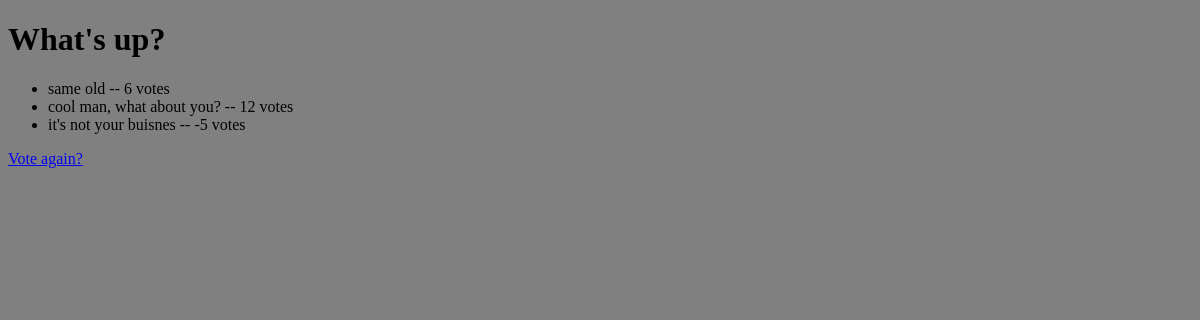
/polls/3/results/, run on an earlier commit of the app's database.
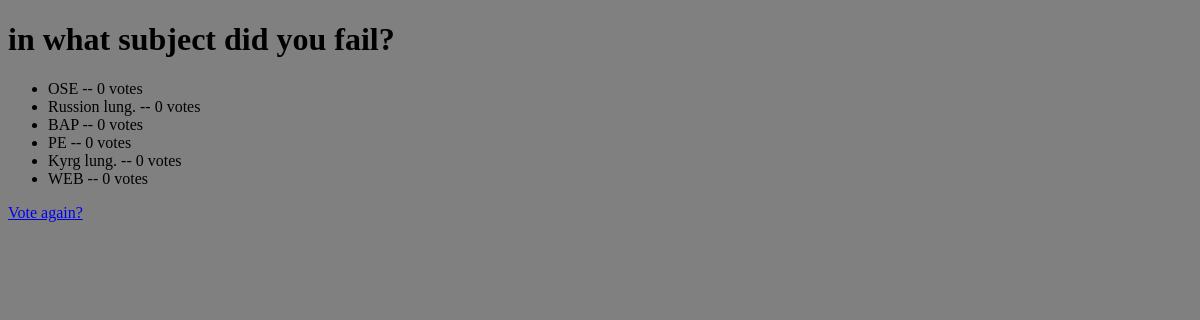
And on a later commit of the database.
### polls/models.py (models this page shows, shortened)
class Question(models.Model):
    question_text = models.CharField(max_length=200)
    pub_date = models.DateTimeField("date published")

class Choice(models.Model):
    question = models.ForeignKey(Question, on_delete=models.CASCADE)
    choice_text = models.CharField(max_length=200)
    votes = models.IntegerField(default=0)

### polls/views.py (the view)
# urls.py: path("<int:pk>/results/", views.ResultsView.as_view(), name="results"),
class ResultsView(generic.DetailView):
    model = Question
    template_name = "polls/results.html"

### polls/templates/polls/results.html (shortened to what this page needs)
<!DOCTYPE html>
<html>
<body style="background-color:gray;">
</body>
</html>
<h1>{{ question.question_text }}</h1>
<ul>
{% for choice in question.choice_set.all %}
    <li>{{ choice.choice_text }} -- {{ choice.votes }} vote{{ choice.votes|pluralize }}</li>
{% endfor %}
</ul>
<a href="{% url 'polls:detail' question.id %}">Vote again?</a>

What changed in the data, as far as the page shows it:
changed Question: question_text "What's up?" → "in what subject did you fail?"
changed Choice: choice_text "same old" → "OSE"; votes "6" → "0"
changed Choice: choice_text "cool man, what about you?" → "Russion lung."; votes "12" → "0"
changed Choice: choice_text "it's not your buisnes" → "BAP"; votes "-5" → "0"
added Choice: choice_text "PE", votes "0"
added Choice: choice_text "Kyrg lung.", votes "0"
added Choice: choice_text "WEB", votes "0"
